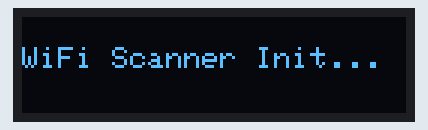
Recording of a sketch running on a simulated Seeed XIAO ESP32-S3. On the bench: 128×32 one-colour display. A WiFi scan finds three made-up networks; what the sketch prints to the serial monitor is not drawn.

Above: at 0.1 s.
At 3.2 s:
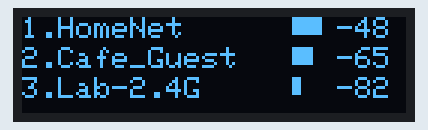

The sketch:

WifiScanner_Oled.ino
```cpp
// (licence header left out)
#include <WiFi.h>
#include <Adafruit_GFX.h>
#include <Adafruit_SSD1306.h>

// OLED display settings
#define SCREEN_WIDTH 128   // Width of the OLED display in pixels
#define SCREEN_HEIGHT 32   // Height of the OLED display in pixels
#define OLED_RESET    4    // Reset pin (can be -1 if not used)
#define SCREEN_ADDRESS 0x3C // Address for 128x32 OLED

// Initialize the OLED display
Adafruit_SSD1306 display(SCREEN_WIDTH, SCREEN_HEIGHT, &Wire, OLED_RESET);

void setup() {
  // Start the Serial Monitor
  Serial.begin(115200);

  // Initialize the OLED display
  if (!display.begin(SSD1306_SWITCHCAPVCC, SCREEN_ADDRESS)) {
    Serial.println(F("SSD1306 allocation failed")); // Print error if display initialization fails
    for (;;); // Stop execution if the display doesn't initialize
  }

  // Clear the display and print an initialization message
  display.clearDisplay();
  display.setTextSize(1);               // Set text size to 1 (default size)
  display.setTextColor(SSD1306_WHITE); // Set text color to white
  display.setCursor(0, 10);            // Set cursor position
  display.println("WiFi Scanner Init...");
  display.display();                   // Update the display with the message
  delay(1000);

  // Set Wi-Fi to station mode and ensure it's disconnected from any previous network
  WiFi.mode(WIFI_STA);
  WiFi.disconnect();
  delay(100);
}

// Function to draw a signal strength bar
void drawSignalBar(int x, int y, int rssi) {
  // Normalize RSSI value (-100 dBm to 0 dBm) to fit within a 20-pixel wide bar
  int barLength = map(rssi, -100, 0, 0, 20);
  barLength = constrain(barLength, 0, 20); // Ensure the bar length is between 0 and 20 pixels

  // Draw the bar on the OLED display
  display.fillRect(x, y, barLength, 6, SSD1306_WHITE); // Draw a filled rectangle for the signal bar
}

void loop() {
  Serial.println("Scan start");

  // Scan for Wi-Fi networks
  int n = WiFi.scanNetworks(); // Returns the number of networks found
  Serial.println("Scan done");

  if (n == 0) {
    // No networks found
    Serial.println("No networks found");
    display.clearDisplay();       // Clear the display
    display.setCursor(0, 0);      // Set cursor to the top-left corner
    display.println("No networks found");
    display.display();            // Update the display
  } else {
    Serial.printf("%d networks found\n", n);

    // Store SSIDs and RSSIs in a struct array
    struct WiFiNetwork {
      String ssid; // Network SSID
      int rssi;    // Signal strength (RSSI)
    };
    WiFiNetwork networks[n]; // Array to hold network details
    for (int i = 0; i < n; ++i) {
      networks[i] = { WiFi.SSID(i), WiFi.RSSI(i) }; // Populate the array with network data
    }

    // Sort networks by RSSI in descending order (strongest signal first)
    for (int i = 0; i < n - 1; ++i) {
      for (int j = i + 1; j < n; ++j) {
        if (networks[j].rssi > networks[i].rssi) {
          WiFiNetwork temp = networks[i];
          networks[i] = networks[j];
          networks[j] = temp;
        }
      }
    }

    // Display the top 3 networks on Serial and OLED
    display.clearDisplay(); // Clear the display before updating it

    int displayCount = min(3, n); // Show up to 3 networks
    for (int i = 0; i < displayCount; ++i) {
      int yOffset = 0 + (i * 10); // Vertical spacing for each entry

      // Print SSID
      display.setCursor(0, yOffset); // Set cursor for SSID
      display.printf("%d.%s", i + 1, networks[i].ssid.substring(0, 12).c_str()); // Limit SSID to 12 characters

      // Draw Signal Bar
      drawSignalBar(90, yOffset - 0, networks[i].rssi); // Draw signal strength bar

      // Print RSSI value
      display.setCursor(105, yOffset); // Set cursor for RSSI value
      display.printf("%d", networks[i].rssi); // Print RSSI
    }
    display.display(); // Update the OLED display with new data
  }

  // Free memory used by the scan and wait before scanning again
  WiFi.scanDelete();
  delay(5000); // Wait for 5 seconds before the next scan
}
```
